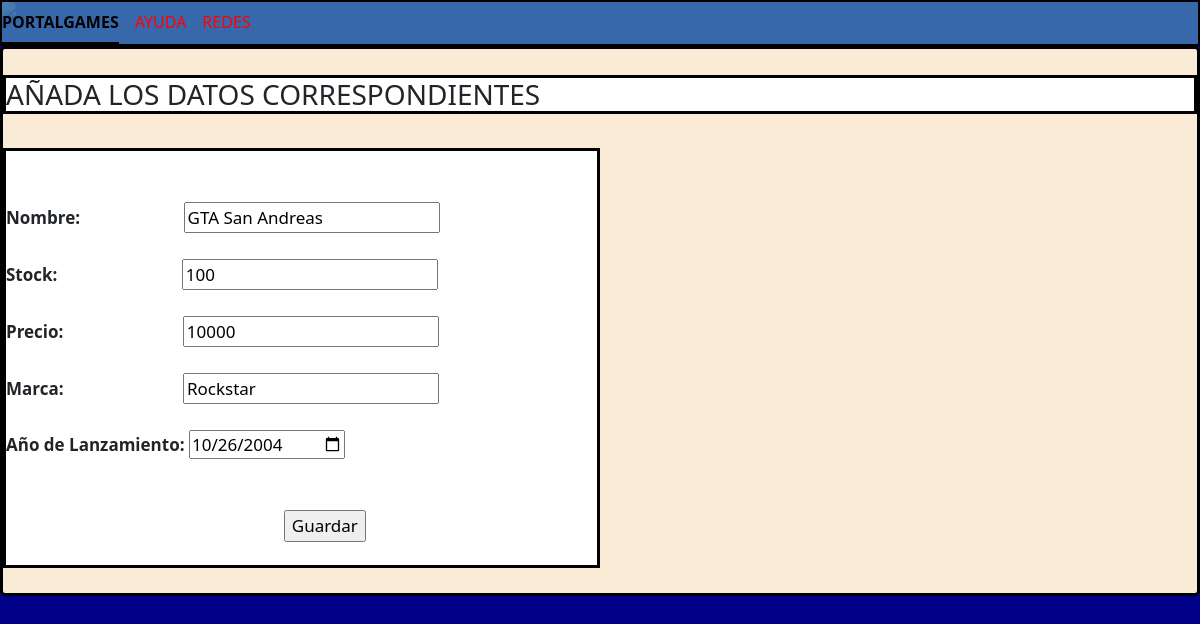
/editarP.php?id_producto=1, run on the app's committed database.
### tables this page shows
CREATE TABLE `producto` (
  `id_producto` int(11) NOT NULL,
  `nombre_producto` varchar(500) NOT NULL,
  `precio_producto` decimal(10,0) NOT NULL,
  `stock_producto` int(11) NOT NULL,
  `marca_producto` varchar(500) NOT NULL,
  `añoLanzamiento_producto` date NOT NULL
);

### editarP.php (the view, shortened to what this page needs)
<!DOCTYPE html>
<html lang="en">
<head>
    <link href="https://cdn.jsdelivr.net/npm/bootstrap@5.3.2/dist/css/bootstrap.min.css" rel="stylesheet">
    <link rel="stylesheet" href="styleEditP.css">
    </head>
<body>
    <header>
            <nav>
                <ul class="nav nav-underline">
                <li class="nav-item">
                  <a class="nav-link active" aria-current="page" href="páginaInicio.html">PORTALGAMES</a>
                </li>
                <li class="nav-item">
                  <a class="PartesNav nav-link" href="#">AYUDA</a>
                </li>
                <li class="nav-item">
                  <a class="PartesNav nav-link" href="redes.html">REDES</a>
                </li>
              </ul>
            </nav>
    </header>
    <div>
    <section>
    <?php
      $id_producto = $_GET["id_producto"];
      $conexion = mysqli_connect ("127.0.0.1:3306","root","","portalgames");
      $nombre_p_query = "SELECT nombre_producto FROM producto WHERE (id_producto = $id_producto)";
      $stock_p_query = "SELECT stock_producto FROM producto WHERE (id_producto = $id_producto)";
      $marca_p_query = "SELECT marca_producto FROM producto WHERE (id_producto = $id_producto)";
      $precio_p_query = "SELECT precio_producto FROM producto WHERE (id_producto = $id_producto)";
      $fecha_p_query = "SELECT añoLanzamiento_producto FROM producto WHERE (id_producto = $id_producto)";
      $id_p_query = "SELECT id_producto FROM producto WHERE (id_producto = $id_producto)";
      $nombre_p_result = mysqli_query($conexion, $nombre_p_query);
      $stock_p_result = mysqli_query($conexion, $stock_p_query);
      $marca_p_result = mysqli_query($conexion, $marca_p_query);
      $precio_p_result = mysqli_query($conexion, $precio_p_query);
      $fecha_p_result = mysqli_query($conexion, $fecha_p_query);
      $idProducto_result = mysqli_query($conexion, $id_p_query);
      $nombre_p = mysqli_fetch_assoc($nombre_p_result)['nombre_producto'];
      $stock_p = mysqli_fetch_assoc($stock_p_result)['stock_producto'];
      $marca_p = mysqli_fetch_assoc($marca_p_result)['marca_producto'];
      $precio_p = mysqli_fetch_assoc($precio_p_result)['precio_producto'];
      $fecha_p = mysqli_fetch_assoc($fecha_p_result)['añoLanzamiento_producto'];
      $id_p = mysqli_fetch_assoc($idProducto_result)['id_producto'];
       echo  '<br>
        <h3 class="añadir">AÑADA LOS DATOS CORRESPONDIENTES</h3>
        <br>
        <form class="formulario" method="get" action="./response_get_Edit.php">
         <input  class="espacioEscribir2" type="hidden" name="idPro" id="idPro" value="' . $id_p . '" >
            <br>
            <br>
            <label class="infoProducto" for="nombre"> <strong>Nombre:</strong> </label> <input class="espacioEscribir0" type="text" name="nombre" id="nombre" value="' . $nombre_p . '" >
            <br>
            <br>
            <label class="infoProducto" for="stock"> <strong> Stock: </strong></label> <input class="espacioEscribir1" type="number" name="stock" id="stock" value="' . $stock_p . '">
            <br>
            <br>
            <label class="infoProducto" for="precio"> <strong> Precio: </strong></label> <input class="espacioEscribir" type="number" name="precio" id="precio" value="' . $precio_p . '">
            <br>
            <br>
            <label class="infoProducto" for="marca"> <strong> Marca: </strong></label> <input class="espacioEscribir" type="text" name="marca" id="marca" value="' . $marca_p . '">
            <br>
            <br>
            <label class="infoProducto" for="añoLanzam"> <strong> Año de Lanzamiento: </strong> </label> <input type="date" name="añoLanzam" id="añoLanzam" value="' . $fecha_p . '">
            <br>
            <br>
            <br>
            <input class="guardar" type="submit" value="Guardar">
        </form>';
      ?>
    </section>
    </div>
</body>
</html>

### styleEditP.css (style rules this page uses)
@media (min-width:1200px) { body { background-color: darkblue; } }
@media (min-width:1200px) { section { border: 3px solid black; font-size: 17px; border-radius: 5px; background-color:antiquewhite; height: 550px; } }
@media (min-width:1200px) { nav { background-color:rgba(70, 131, 180, 0.8); display: flex; justify-content: start; border: 2px solid black; } }
@media (min-width:1200px) { .PartesNav { color: red; display: flex; justify-content: end; } }
@media (min-width:1200px) { .espacioEscribir { position: relative; left: 115px; } }
@media (min-width:1200px) { .espacioEscribir0 { position: relative; left: 99px; } }
@media (min-width:1200px) { .espacioEscribir1 { position: relative; left: 120px; } }
@media (min-width:1200px) { .infoProducto { background-color: white; } }
@media (min-width:1200px) { .guardar { position: relative; left: 47%; } }
@media (min-width:1200px) { .añadir { border: 3px solid black; background-color: white; } }
@media (min-width:1200px) { .formulario { border: 3px solid black; background-color: white; height: 420px; width: 50%; } }

### data on the page
producto: nombre "GTA San Andreas", stock "100", precio "10000", marca "Rockstar", añoLanzam "10/26/2004"
